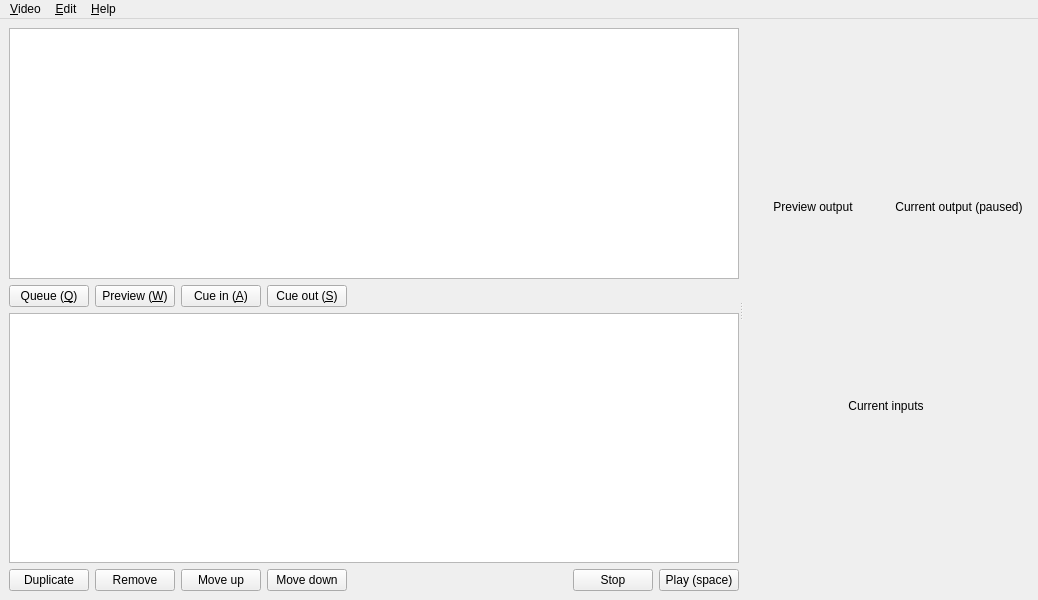
<?xml version="1.0" encoding="UTF-8"?>
<ui version="4.0">
 <class>MainWindow</class>
 <widget class="QMainWindow" name="MainWindow">
  <property name="geometry">
   <rect>
    <x>0</x>
    <y>0</y>
    <width>1038</width>
    <height>600</height>
   </rect>
  </property>
  <property name="windowTitle">
   <string>Futatabi</string>
  </property>
  <widget class="QWidget" name="centralwidget">
   <layout class="QGridLayout" name="gridLayout">
    <item row="0" column="0">
     <widget class="QSplitter" name="splitter">
      <property name="orientation">
       <enum>Qt::Horizontal</enum>
      </property>
      <widget class="QWidget" name="horizontalLayoutWidget">
       <layout class="QVBoxLayout" name="clip_and_play_lists">
        <item>
         <widget class="QTableView" name="clip_list"/>
        </item>
        <item>
         <layout class="QHBoxLayout" name="clip_list_buttons">
          <item>
           <widget class="QPushButton" name="queue_btn">
            <property name="text">
             <string>Queue (&amp;Q)</string>
            </property>
            <property name="icon">
             <iconset theme="list-add">
              <normaloff>.</normaloff>.</iconset>
            </property>
           </widget>
          </item>
          <item>
           <widget class="QPushButton" name="preview_btn">
            <property name="text">
             <string>Preview (&amp;W)</string>
            </property>
            <property name="icon">
             <iconset theme="media-playback-start">
              <normaloff>.</normaloff>.</iconset>
            </property>
           </widget>
          </item>
          <item>
           <widget class="QPushButton" name="cue_in_btn">
            <property name="text">
             <string>Cue in (&amp;A)</string>
            </property>
           </widget>
          </item>
          <item>
           <widget class="QPushButton" name="cue_out_btn">
            <property name="text">
             <string>Cue out (&amp;S)</string>
            </property>
           </widget>
          </item>
          <item>
           <spacer name="horizontalSpacer_2">
            <property name="orientation">
             <enum>Qt::Horizontal</enum>
            </property>
            <property name="sizeHint" stdset="0">
             <size>
              <width>40</width>
              <height>20</height>
             </size>
            </property>
           </spacer>
          </item>
         </layout>
        </item>
        <item>
         <widget class="QTableView" name="playlist">
          <property name="selectionMode">
           <enum>QAbstractItemView::ContiguousSelection</enum>
          </property>
          <property name="selectionBehavior">
           <enum>QAbstractItemView::SelectRows</enum>
          </property>
         </widget>
        </item>
        <item>
         <layout class="QHBoxLayout" name="playlist_buttons">
          <item>
           <widget class="QPushButton" name="playlist_duplicate_btn">
            <property name="text">
             <string>Duplicate</string>
            </property>
            <property name="icon">
             <iconset theme="list-add">
              <normaloff>.</normaloff>.</iconset>
            </property>
           </widget>
          </item>
          <item>
           <widget class="QPushButton" name="playlist_remove_btn">
            <property name="sizePolicy">
             <sizepolicy hsizetype="Fixed" vsizetype="Fixed">
              <horstretch>0</horstretch>
              <verstretch>0</verstretch>
             </sizepolicy>
            </property>
            <property name="text">
             <string>Remove</string>
            </property>
            <property name="icon">
             <iconset theme="list-remove">
              <normaloff>.</normaloff>.</iconset>
            </property>
           </widget>
          </item>
          <item>
           <widget class="QPushButton" name="playlist_move_up_btn">
            <property name="text">
             <string>Move up</string>
            </property>
            <property name="icon">
             <iconset theme="go-up">
              <normaloff>.</normaloff>.</iconset>
            </property>
           </widget>
          </item>
          <item>
           <widget class="QPushButton" name="playlist_move_down_btn">
            <property name="text">
             <string>Move down</string>
            </property>
            <property name="icon">
             <iconset theme="go-down">
              <normaloff>.</normaloff>.</iconset>
            </property>
           </widget>
          </item>
          <item>
           <spacer name="horizontalSpacer">
            <property name="orientation">
             <enum>Qt::Horizontal</enum>
            </property>
            <property name="sizeHint" stdset="0">
             <size>
              <width>40</width>
              <height>20</height>
             </size>
            </property>
           </spacer>
          </item>
          <item>
           <widget class="QPushButton" name="stop_btn">
            <property name="text">
             <string>Stop</string>
            </property>
            <property name="icon">
             <iconset theme="media-playback-stop">
              <normaloff>.</normaloff>.</iconset>
            </property>
           </widget>
          </item>
          <item>
           <widget class="QPushButton" name="play_btn">
            <property name="text">
             <string>Play (space)</string>
            </property>
            <property name="icon">
             <iconset theme="media-playback-start">
              <normaloff>.</normaloff>.</iconset>
            </property>
           </widget>
          </item>
         </layout>
        </item>
       </layout>
      </widget>
      <widget class="QWidget" name="verticalLayoutWidget_4">
       <layout class="QVBoxLayout" name="video_displays" stretch="1,2">
        <item>
         <layout class="QHBoxLayout" name="preview_and_live_panes">
          <item>
           <layout class="QVBoxLayout" name="preview_pane" stretch="1,0">
            <item>
             <widget class="JPEGFrameView" name="preview_display" native="true"/>
            </item>
            <item>
             <layout class="QHBoxLayout" name="preview_layout">
              <property name="spacing">
               <number>0</number>
              </property>
              <item>
               <widget class="QLabel" name="label_2">
                <property name="text">
                 <string>Preview output</string>
                </property>
                <property name="alignment">
                 <set>Qt::AlignCenter</set>
                </property>
               </widget>
              </item>
             </layout>
            </item>
           </layout>
          </item>
          <item>
           <layout class="QVBoxLayout" name="live_pane" stretch="1,0">
            <item>
             <widget class="JPEGFrameView" name="live_display" native="true"/>
            </item>
            <item>
             <widget class="QLabel" name="live_label">
              <property name="text">
               <string>Current output (paused)</string>
              </property>
              <property name="alignment">
               <set>Qt::AlignCenter</set>
              </property>
             </widget>
            </item>
           </layout>
          </item>
         </layout>
        </item>
        <item>
         <layout class="QVBoxLayout" name="input_pane" stretch="1,0">
          <item>
           <layout class="QGridLayout" name="input_displays">
            <property name="spacing">
             <number>0</number>
            </property>
           </layout>
          </item>
          <item>
           <widget class="QLabel" name="label">
            <property name="text">
             <string>Current inputs</string>
            </property>
            <property name="alignment">
             <set>Qt::AlignCenter</set>
            </property>
           </widget>
          </item>
         </layout>
        </item>
       </layout>
      </widget>
     </widget>
    </item>
   </layout>
  </widget>
  <widget class="QMenuBar" name="menuBar">
   <property name="geometry">
    <rect>
     <x>0</x>
     <y>0</y>
     <width>1038</width>
     <height>22</height>
    </rect>
   </property>
   <widget class="QMenu" name="menuFile">
    <property name="title">
     <string>&amp;Video</string>
    </property>
    <widget class="QMenu" name="menu_Export">
     <property name="title">
      <string>&amp;Export</string>
     </property>
     <addaction name="export_cliplist_clip_multitrack_action"/>
     <addaction name="export_playlist_clip_interpolated_action"/>
    </widget>
    <widget class="QMenu" name="interpolation_menu">
     <property name="title">
      <string>Interpolation &amp;quality</string>
     </property>
     <addaction name="quality_0_action"/>
     <addaction name="quality_1_action"/>
     <addaction name="quality_2_action"/>
     <addaction name="quality_3_action"/>
     <addaction name="quality_4_action"/>
    </widget>
    <addaction name="interpolation_menu"/>
    <addaction name="menu_Export"/>
    <addaction name="exit_action"/>
   </widget>
   <widget class="QMenu" name="menu_Help">
    <property name="title">
     <string>&amp;Help</string>
    </property>
    <addaction name="manual_action"/>
    <addaction name="about_action"/>
   </widget>
   <widget class="QMenu" name="menu_Edit">
    <property name="title">
     <string>&amp;Edit</string>
    </property>
    <addaction name="undo_action"/>
    <addaction name="redo_action"/>
   </widget>
   <addaction name="menuFile"/>
   <addaction name="menu_Edit"/>
   <addaction name="menu_Help"/>
  </widget>
  <action name="exit_action">
   <property name="text">
    <string>E&amp;xit</string>
   </property>
  </action>
  <action name="manual_action">
   <property name="text">
    <string>Online &amp;manual…</string>
   </property>
  </action>
  <action name="about_action">
   <property name="text">
    <string>&amp;About Futatabi…</string>
   </property>
  </action>
  <action name="export_cliplist_clip_multitrack_action">
   <property name="text">
    <string>Selected clip list clip as raw &amp;multitrack…</string>
   </property>
  </action>
  <action name="export_playlist_clip_interpolated_action">
   <property name="text">
    <string>Selected playlist clip(s) as &amp;interpolated single track…</string>
   </property>
  </action>
  <action name="undo_action">
   <property name="text">
    <string>&amp;Undo</string>
   </property>
   <property name="shortcut">
    <string>Ctrl+Z</string>
   </property>
  </action>
  <action name="redo_action">
   <property name="text">
    <string>&amp;Redo</string>
   </property>
   <property name="shortcut">
    <string>Ctrl+Y</string>
   </property>
  </action>
  <action name="quality_0_action">
   <property name="checkable">
    <bool>true</bool>
   </property>
   <property name="text">
    <string>No interpolation (&amp;0)</string>
   </property>
  </action>
  <action name="quality_1_action">
   <property name="checkable">
    <bool>true</bool>
   </property>
   <property name="text">
    <string>Fastest (&amp;1)</string>
   </property>
  </action>
  <action name="quality_2_action">
   <property name="checkable">
    <bool>true</bool>
   </property>
   <property name="text">
    <string>Default (&amp;2) (realtime 720p on fast embedded GPUs)</string>
   </property>
  </action>
  <action name="quality_3_action">
   <property name="checkable">
    <bool>true</bool>
   </property>
   <property name="text">
    <string>Good (&amp;3) (realtime 720p on GTX 970 or so)</string>
   </property>
  </action>
  <action name="quality_4_action">
   <property name="checkable">
    <bool>true</bool>
   </property>
   <property name="text">
    <string>Best (&amp;4) (not realtime on any current GPU)</string>
   </property>
  </action>
 </widget>
 <customwidgets>
  <customwidget>
   <class>JPEGFrameView</class>
   <extends>QWidget</extends>
   <header>jpeg_frame_view.h</header>
  </customwidget>
 </customwidgets>
 <resources/>
 <connections/>
</ui>
